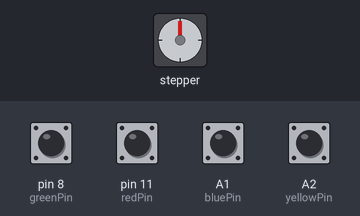
Simulated run of this sketch. Board: Arduino Uno, built with avr-gcc and run on an emulated ATmega328P. Shown: stepper motor. Inputs (shaded band) come from the test bench; at power-on: A1 (bluePin), A2 (yellowPin), pin 8 (greenPin), pin 11 (redPin) HIGH. Stepper angles assume 2048 steps per turn.

Above: at 1.2 s.
1.3 s: pin 8 (greenPin) pulled LOW for 0.15 s
At 3.5 s:
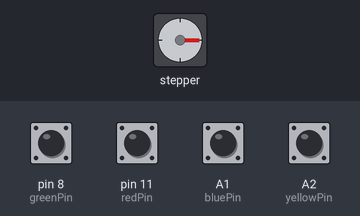
3.8 s: pin 11 (redPin) pulled LOW for 0.15 s
At 6.5 s:
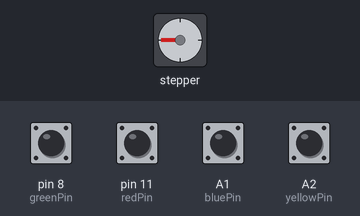
6.8 s: A1 (bluePin) pulled LOW for 0.15 s
At 7.27 s:
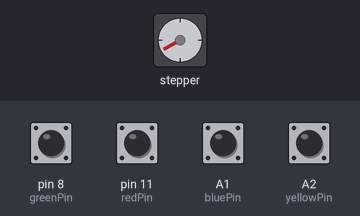
9.9 s: A2 (yellowPin) pulled LOW for 0.15 s
At 10.37 s:
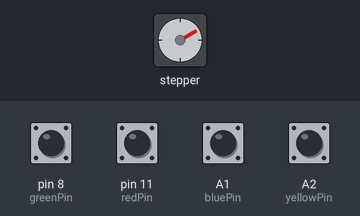
12.0 s: A1 (bluePin) pulled LOW for 1 s
At 14.4 s:
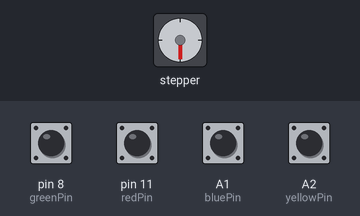
15.0 s: pin 11 (redPin) pulled LOW for 1 s
At 15.79 s:
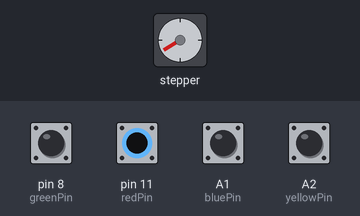
Timing chart, 0 to 18.5 s (numbered marks = the images above; inputs shaded):
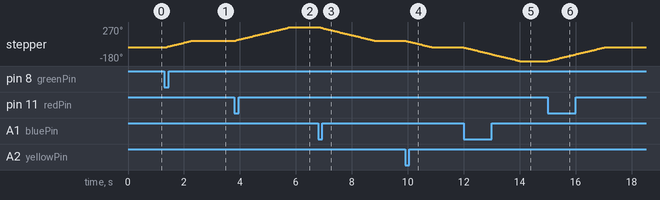

The sketch:

Lesson49_HW_Code_bounce2.ino
```cpp
// Homework Code for McWhorter's UNO R4 Course - Lesson 49
// Control a Stepper Motor 28BYJ-48 with ULN2003 Controller Module
// Use bounce2 library to detect and debounce pushbuttons
// Use 4 button switches: two forward 180 degrees and 90 degrees, two reverse 180 and 90 degrees
// I found my motor has 2048 steps per revolution
// Lori Pfahler
// November 2027

#include <Stepper.h>
#include <Bounce2.h>

// button setup
Bounce2::Button redButton = Bounce2::Button();
int redPin = 11;
Bounce2::Button greenButton = Bounce2::Button();
int greenPin = 8;
Bounce2::Button blueButton = Bounce2::Button();
int bluePin = A1;
Bounce2::Button yellowButton = Bounce2::Button();
int yellowPin = A2;

// stepper setup
int STEPS = 2048;
int rpm = 15; // this motor can do ~1 to ~15 rpm
// create Stepper object
Stepper stepper(STEPS, 2, 3, 4, 5); // expects this order for pins: IN1, IN3, IN2, IN4

void setup() {
  // pushbuttons - attach it to the pin, set debounce interval
  // set LOW state to indicate button press
  redButton.attach(redPin, INPUT_PULLUP);
  redButton.interval(5);
  redButton.setPressedState(LOW);
  greenButton.attach(greenPin, INPUT_PULLUP);
  greenButton.interval(5);
  greenButton.setPressedState(LOW);
  blueButton.attach(bluePin, INPUT_PULLUP);
  blueButton.interval(5);
  blueButton.setPressedState(LOW);
  yellowButton.attach(yellowPin, INPUT_PULLUP);
  yellowButton.interval(5);
  yellowButton.setPressedState(LOW);
  // set speed of stepper motor
  stepper.setSpeed(rpm);
}


void loop() {
  redButton.update();
  greenButton.update();
  blueButton.update();
  yellowButton.update();
  // go forward 1025 steps (~180 degrees) if red button pressed
  if (redButton.pressed()) {
    stepper.step(1024);
  }
  // go forward 512 steps (~90 degrees) if green button pressed
  if (greenButton.pressed()) {
    stepper.step(512);
  }
  // go backward 1025 steps (~180 degrees) if blue button pressed
  if (blueButton.pressed()) {
    stepper.step(-1024);
  }
  // go backward 512 steps (~90 degrees) if yellow button pressed
  if (yellowButton.pressed()) {
    stepper.step(-512);
  }
}
```

Measured:
- after the input at 1.3 s, stepper: turns 90° clockwise in 1.0 s, starting at once
- after the input at 3.8 s, stepper: turns 180° clockwise in 2.0 s, starting at once
- after the input at 6.8 s, stepper: turns 180° counter-clockwise in 2.0 s, starting at once
- after the input at 9.9 s, stepper: turns 90° counter-clockwise in 0.98 s, starting at once
- after the input at 12.0 s, stepper: turns 180° counter-clockwise in 2.0 s, starting at once
- after the input at 15.0 s, stepper: turns 180° clockwise in 2.0 s, starting at once
